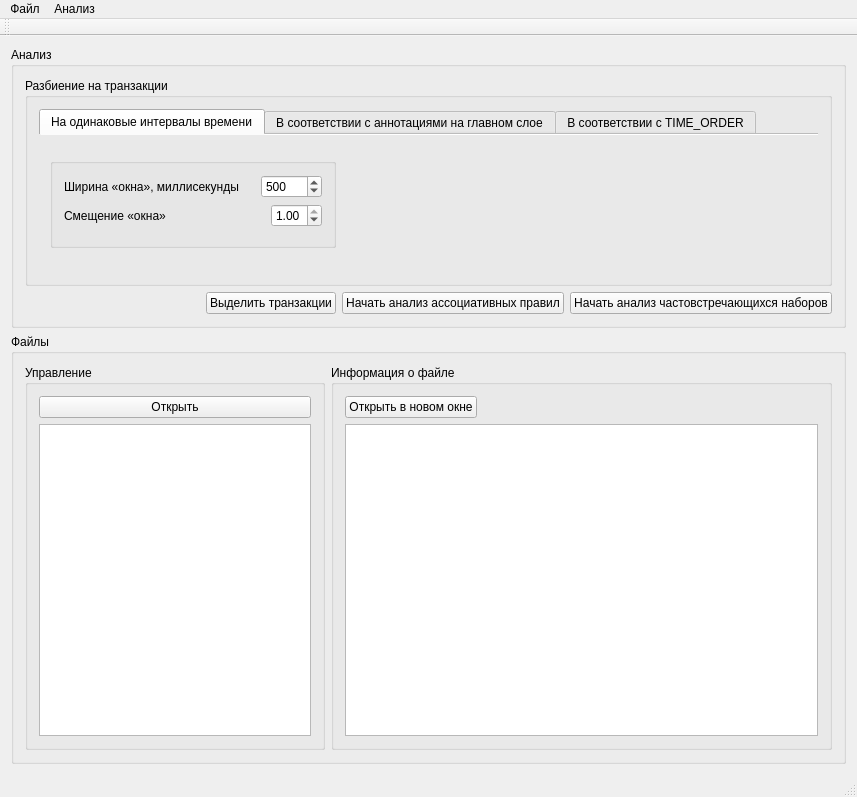
<?xml version="1.0" encoding="UTF-8"?>
<ui version="4.0">
 <class>MainWindow</class>
 <widget class="QMainWindow" name="MainWindow">
  <property name="geometry">
   <rect>
    <x>0</x>
    <y>0</y>
    <width>857</width>
    <height>797</height>
   </rect>
  </property>
  <property name="windowTitle">
   <string>MainWindow</string>
  </property>
  <widget class="QWidget" name="centralWidget">
   <layout class="QVBoxLayout" name="verticalLayout_5">
    <item>
     <widget class="QGroupBox" name="groupBox_4">
      <property name="maximumSize">
       <size>
        <width>16777215</width>
        <height>281</height>
       </size>
      </property>
      <property name="title">
       <string>Анализ</string>
      </property>
      <layout class="QVBoxLayout" name="verticalLayout_4">
       <item>
        <layout class="QHBoxLayout" name="horizontalLayout_2">
         <item>
          <widget class="QGroupBox" name="groupBox_3">
           <property name="minimumSize">
            <size>
             <width>0</width>
             <height>0</height>
            </size>
           </property>
           <property name="maximumSize">
            <size>
             <width>16777215</width>
             <height>16777215</height>
            </size>
           </property>
           <property name="title">
            <string>Разбиение на транзакции</string>
           </property>
           <layout class="QGridLayout" name="gridLayout">
            <item row="0" column="0">
             <widget class="QTabWidget" name="transaction">
              <property name="tabPosition">
               <enum>QTabWidget::North</enum>
              </property>
              <property name="currentIndex">
               <number>0</number>
              </property>
              <property name="documentMode">
               <bool>true</bool>
              </property>
              <widget class="QWidget" name="simple">
               <attribute name="title">
                <string>На одинаковые интервалы времени</string>
               </attribute>
               <layout class="QHBoxLayout" name="horizontalLayout_5">
                <item>
                 <widget class="QGroupBox" name="groupBox_6">
                  <property name="maximumSize">
                   <size>
                    <width>286</width>
                    <height>90</height>
                   </size>
                  </property>
                  <property name="title">
                   <string/>
                  </property>
                  <layout class="QVBoxLayout" name="verticalLayout_2">
                   <item>
                    <layout class="QHBoxLayout" name="horizontalLayout_3">
                     <item>
                      <widget class="QLabel" name="label_3">
                       <property name="text">
                        <string>Ширина «окна», миллисекунды</string>
                       </property>
                      </widget>
                     </item>
                     <item>
                      <spacer name="horizontalSpacer_2">
                       <property name="orientation">
                        <enum>Qt::Horizontal</enum>
                       </property>
                       <property name="sizeHint" stdset="0">
                        <size>
                         <width>40</width>
                         <height>20</height>
                        </size>
                       </property>
                      </spacer>
                     </item>
                     <item>
                      <widget class="QSpinBox" name="step">
                       <property name="minimum">
                        <number>1</number>
                       </property>
                       <property name="maximum">
                        <number>10000</number>
                       </property>
                       <property name="value">
                        <number>500</number>
                       </property>
                      </widget>
                     </item>
                    </layout>
                   </item>
                   <item>
                    <layout class="QHBoxLayout" name="horizontalLayout_4">
                     <item>
                      <widget class="QLabel" name="label_4">
                       <property name="text">
                        <string>Смещение «окна»</string>
                       </property>
                      </widget>
                     </item>
                     <item>
                      <spacer name="horizontalSpacer_3">
                       <property name="orientation">
                        <enum>Qt::Horizontal</enum>
                       </property>
                       <property name="sizeHint" stdset="0">
                        <size>
                         <width>40</width>
                         <height>20</height>
                        </size>
                       </property>
                      </spacer>
                     </item>
                     <item>
                      <widget class="QDoubleSpinBox" name="overlay">
                       <property name="minimum">
                        <double>0.010000000000000</double>
                       </property>
                       <property name="maximum">
                        <double>1.000000000000000</double>
                       </property>
                       <property name="singleStep">
                        <double>0.100000000000000</double>
                       </property>
                       <property name="value">
                        <double>1.000000000000000</double>
                       </property>
                      </widget>
                     </item>
                    </layout>
                   </item>
                   <item>
                    <spacer name="verticalSpacer">
                     <property name="orientation">
                      <enum>Qt::Vertical</enum>
                     </property>
                     <property name="sizeHint" stdset="0">
                      <size>
                       <width>20</width>
                       <height>40</height>
                      </size>
                     </property>
                    </spacer>
                   </item>
                  </layout>
                 </widget>
                </item>
                <item>
                 <spacer name="horizontalSpacer_4">
                  <property name="orientation">
                   <enum>Qt::Horizontal</enum>
                  </property>
                  <property name="sizeHint" stdset="0">
                   <size>
                    <width>40</width>
                    <height>20</height>
                   </size>
                  </property>
                 </spacer>
                </item>
               </layout>
              </widget>
              <widget class="QWidget" name="maintier">
               <attribute name="title">
                <string>В соответствии с аннотациями на главном слое</string>
               </attribute>
               <layout class="QHBoxLayout" name="horizontalLayout_7">
                <item>
                 <widget class="QGroupBox" name="groupBox_8">
                  <property name="maximumSize">
                   <size>
                    <width>16777215</width>
                    <height>80</height>
                   </size>
                  </property>
                  <property name="title">
                   <string/>
                  </property>
                  <layout class="QVBoxLayout" name="verticalLayout_6">
                   <item>
                    <layout class="QHBoxLayout" name="horizontalLayout_6">
                     <item>
                      <widget class="QLabel" name="label_5">
                       <property name="text">
                        <string>Выберите главный слой:</string>
                       </property>
                      </widget>
                     </item>
                     <item>
                      <spacer name="horizontalSpacer_5">
                       <property name="orientation">
                        <enum>Qt::Horizontal</enum>
                       </property>
                       <property name="sizeHint" stdset="0">
                        <size>
                         <width>40</width>
                         <height>20</height>
                        </size>
                       </property>
                      </spacer>
                     </item>
                     <item>
                      <widget class="QComboBox" name="mainti">
                       <property name="currentText">
                        <string>функция</string>
                       </property>
                       <property name="currentIndex">
                        <number>19</number>
                       </property>
                       <item>
                        <property name="text">
                         <string>текст</string>
                        </property>
                       </item>
                       <item>
                        <property name="text">
                         <string>текст2</string>
                        </property>
                       </item>
                       <item>
                        <property name="text">
                         <string>текст_стру</string>
                        </property>
                       </item>
                       <item>
                        <property name="text">
                         <string>текст2_стру</string>
                        </property>
                       </item>
                       <item>
                        <property name="text">
                         <string>текст_цель</string>
                        </property>
                       </item>
                       <item>
                        <property name="text">
                         <string>текст2_цель</string>
                        </property>
                       </item>
                       <item>
                        <property name="text">
                         <string>текст_дзл</string>
                        </property>
                       </item>
                       <item>
                        <property name="text">
                         <string>текст2_дзл</string>
                        </property>
                       </item>
                       <item>
                        <property name="text">
                         <string>текст_ирония</string>
                        </property>
                       </item>
                       <item>
                        <property name="text">
                         <string>текст2_ирония</string>
                        </property>
                       </item>
                       <item>
                        <property name="text">
                         <string>остроты</string>
                        </property>
                       </item>
                       <item>
                        <property name="text">
                         <string>событие</string>
                        </property>
                       </item>
                       <item>
                        <property name="text">
                         <string>глаза</string>
                        </property>
                       </item>
                       <item>
                        <property name="text">
                         <string>рот</string>
                        </property>
                       </item>
                       <item>
                        <property name="text">
                         <string>руки</string>
                        </property>
                       </item>
                       <item>
                        <property name="text">
                         <string>руки_способ</string>
                        </property>
                       </item>
                       <item>
                        <property name="text">
                         <string>руки_активн</string>
                        </property>
                       </item>
                       <item>
                        <property name="text">
                         <string>руки_пассивн</string>
                        </property>
                       </item>
                       <item>
                        <property name="text">
                         <string>руки_траект</string>
                        </property>
                       </item>
                       <item>
                        <property name="text">
                         <string>функция</string>
                        </property>
                       </item>
                       <item>
                        <property name="text">
                         <string>голова_функ</string>
                        </property>
                       </item>
                       <item>
                        <property name="text">
                         <string>тело_функ</string>
                        </property>
                       </item>
                       <item>
                        <property name="text">
                         <string>руки_функ</string>
                        </property>
                       </item>
                       <item>
                        <property name="text">
                         <string>микросост</string>
                        </property>
                       </item>
                       <item>
                        <property name="text">
                         <string>фазы_микросост</string>
                        </property>
                       </item>
                      </widget>
                     </item>
                    </layout>
                   </item>
                  </layout>
                 </widget>
                </item>
                <item>
                 <spacer name="horizontalSpacer_6">
                  <property name="orientation">
                   <enum>Qt::Horizontal</enum>
                  </property>
                  <property name="sizeHint" stdset="0">
                   <size>
                    <width>40</width>
                    <height>20</height>
                   </size>
                  </property>
                 </spacer>
                </item>
               </layout>
              </widget>
              <widget class="QWidget" name="timeorder">
               <attribute name="title">
                <string>В соответствии с TIME_ORDER</string>
               </attribute>
               <layout class="QHBoxLayout" name="horizontalLayout_10">
                <item>
                 <spacer name="horizontalSpacer_9">
                  <property name="orientation">
                   <enum>Qt::Horizontal</enum>
                  </property>
                  <property name="sizeHint" stdset="0">
                   <size>
                    <width>40</width>
                    <height>20</height>
                   </size>
                  </property>
                 </spacer>
                </item>
               </layout>
              </widget>
             </widget>
            </item>
           </layout>
          </widget>
         </item>
        </layout>
       </item>
       <item>
        <layout class="QHBoxLayout" name="horizontalLayout_8">
         <item>
          <spacer name="horizontalSpacer_11">
           <property name="orientation">
            <enum>Qt::Horizontal</enum>
           </property>
           <property name="sizeHint" stdset="0">
            <size>
             <width>40</width>
             <height>20</height>
            </size>
           </property>
          </spacer>
         </item>
         <item>
          <widget class="QPushButton" name="pushButton_2">
           <property name="text">
            <string>Выделить транзакции</string>
           </property>
          </widget>
         </item>
         <item>
          <widget class="QPushButton" name="go_2">
           <property name="text">
            <string>Начать анализ ассоциативных правил</string>
           </property>
          </widget>
         </item>
         <item>
          <widget class="QPushButton" name="go">
           <property name="text">
            <string>Начать анализ частовстречающихся наборов</string>
           </property>
          </widget>
         </item>
        </layout>
       </item>
      </layout>
     </widget>
    </item>
    <item>
     <widget class="QGroupBox" name="groupBox_5">
      <property name="title">
       <string>Файлы</string>
      </property>
      <layout class="QHBoxLayout" name="horizontalLayout_11">
       <item>
        <widget class="QGroupBox" name="groupBox_2">
         <property name="maximumSize">
          <size>
           <width>300</width>
           <height>16777215</height>
          </size>
         </property>
         <property name="title">
          <string>Управление</string>
         </property>
         <layout class="QVBoxLayout" name="verticalLayout_8">
          <item>
           <layout class="QHBoxLayout" name="horizontalLayout">
            <item>
             <widget class="QPushButton" name="open">
              <property name="text">
               <string>Открыть</string>
              </property>
             </widget>
            </item>
           </layout>
          </item>
          <item>
           <widget class="QListWidget" name="files">
            <property name="maximumSize">
             <size>
              <width>16777215</width>
              <height>16777215</height>
             </size>
            </property>
            <property name="selectionMode">
             <enum>QAbstractItemView::MultiSelection</enum>
            </property>
            <property name="layoutMode">
             <enum>QListView::SinglePass</enum>
            </property>
           </widget>
          </item>
         </layout>
        </widget>
       </item>
       <item>
        <widget class="QGroupBox" name="groupBox">
         <property name="title">
          <string>Информация о файле</string>
         </property>
         <layout class="QVBoxLayout" name="verticalLayout">
          <item>
           <layout class="QHBoxLayout" name="horizontalLayout_12">
            <item>
             <widget class="QPushButton" name="pushButton">
              <property name="text">
               <string>Открыть в новом окне</string>
              </property>
             </widget>
            </item>
            <item>
             <spacer name="horizontalSpacer">
              <property name="orientation">
               <enum>Qt::Horizontal</enum>
              </property>
              <property name="sizeHint" stdset="0">
               <size>
                <width>40</width>
                <height>20</height>
               </size>
              </property>
             </spacer>
            </item>
           </layout>
          </item>
          <item>
           <widget class="QGraphicsView" name="view">
            <property name="alignment">
             <set>Qt::AlignLeading|Qt::AlignLeft|Qt::AlignTop</set>
            </property>
            <property name="resizeAnchor">
             <enum>QGraphicsView::AnchorViewCenter</enum>
            </property>
            <property name="viewportUpdateMode">
             <enum>QGraphicsView::FullViewportUpdate</enum>
            </property>
           </widget>
          </item>
         </layout>
        </widget>
       </item>
      </layout>
     </widget>
    </item>
   </layout>
  </widget>
  <widget class="QMenuBar" name="menuBar">
   <property name="geometry">
    <rect>
     <x>0</x>
     <y>0</y>
     <width>857</width>
     <height>26</height>
    </rect>
   </property>
   <widget class="QMenu" name="menu">
    <property name="title">
     <string>Файл</string>
    </property>
    <addaction name="action"/>
   </widget>
   <widget class="QMenu" name="menu_3">
    <property name="title">
     <string>Анализ</string>
    </property>
    <addaction name="action_4"/>
    <addaction name="action_2"/>
    <addaction name="action_3"/>
   </widget>
   <addaction name="menu"/>
   <addaction name="menu_3"/>
  </widget>
  <widget class="QToolBar" name="mainToolBar">
   <attribute name="toolBarArea">
    <enum>TopToolBarArea</enum>
   </attribute>
   <attribute name="toolBarBreak">
    <bool>false</bool>
   </attribute>
  </widget>
  <widget class="QStatusBar" name="statusBar"/>
  <action name="action">
   <property name="text">
    <string>Открыть</string>
   </property>
   <property name="shortcut">
    <string>Ctrl+O</string>
   </property>
  </action>
  <action name="action_4">
   <property name="text">
    <string>Начать поиск ассоциативных правил</string>
   </property>
   <property name="shortcut">
    <string>Ctrl+R</string>
   </property>
  </action>
  <action name="action_2">
   <property name="text">
    <string>Начать поиск часто встречающихся наборов</string>
   </property>
   <property name="shortcut">
    <string>Ctrl+S</string>
   </property>
  </action>
  <action name="action_3">
   <property name="text">
    <string>Выделить транзакции</string>
   </property>
   <property name="shortcut">
    <string>Ctrl+T</string>
   </property>
  </action>
 </widget>
 <layoutdefault spacing="6" margin="11"/>
 <resources/>
 <connections/>
</ui>
